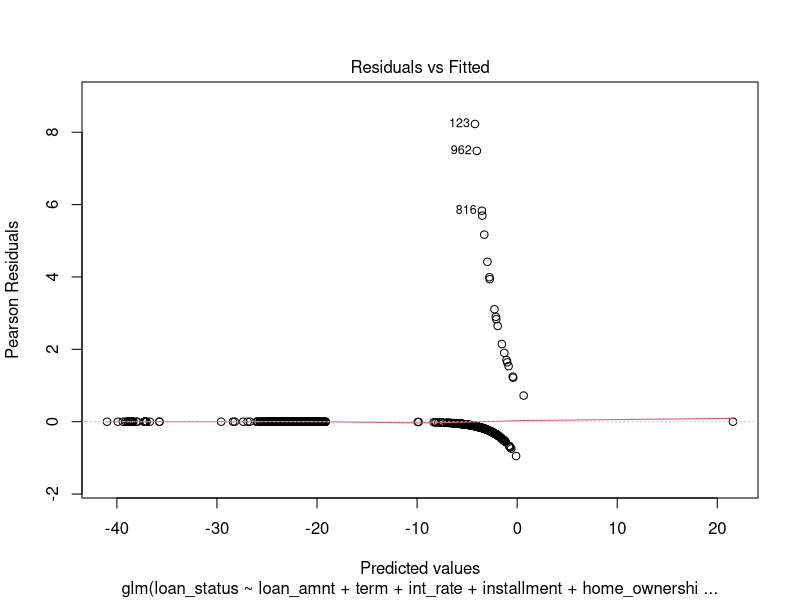
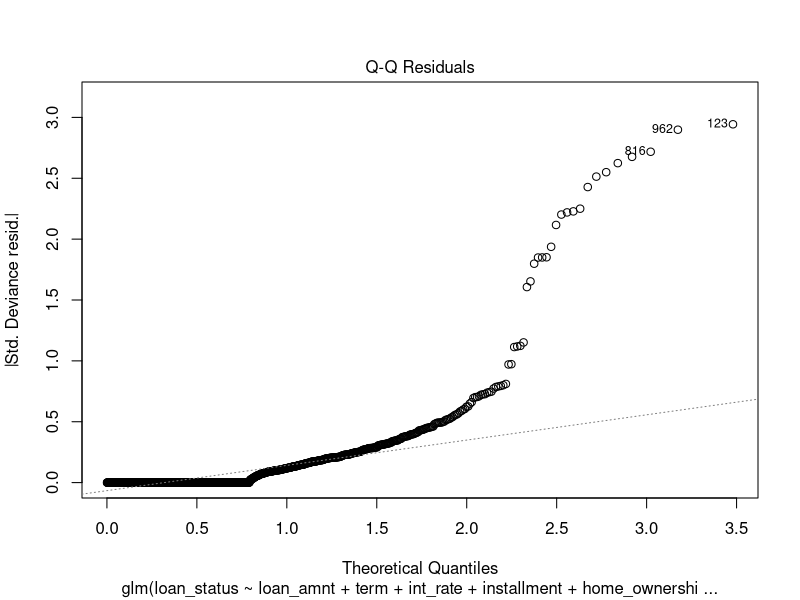
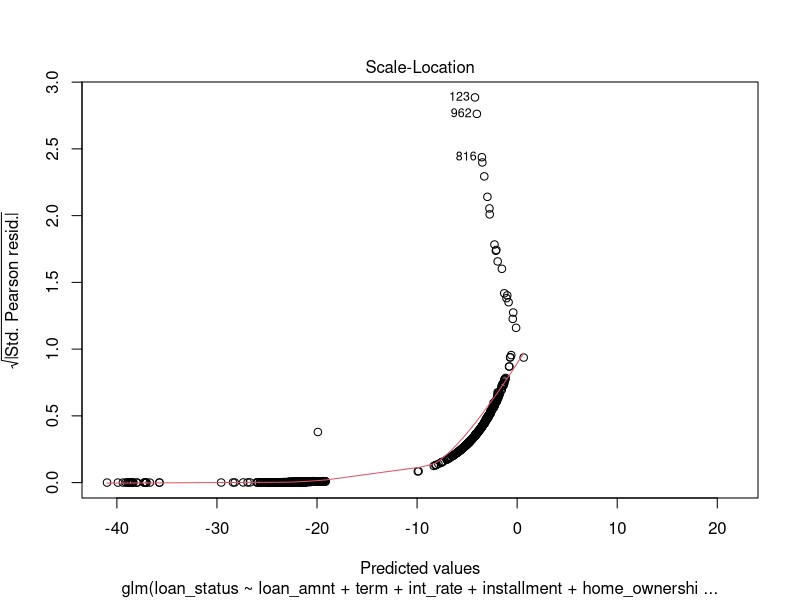
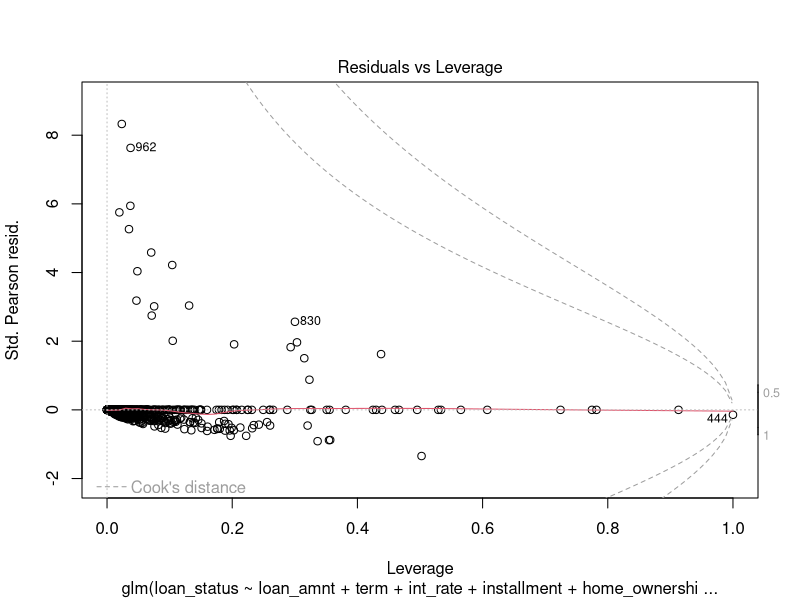

These charts were generated, in order, by the following R code:


#load the data 
setwd("~/1.WebSite/8.DataSci/LendingClub/2014-Now")
loans <- read.csv("small.csv", header=TRUE, stringsAsFactors=TRUE, skip=1)

#make the factors
loans$term <- as.factor(loans$term)
loans$int_rate <- as.factor(loans$int_rate)
loans$grade <- as.factor(loans$grade)
loans$sub_grade <- as.factor(loans$sub_grade)
loans$home_ownership <- as.factor(loans$home_ownership)
loans$loan_status <- as.factor(loans$loan_status)
loans$purpose <- as.factor(loans$purpose)
is.factor(loans$is_inc_v) #stringsAsFactor worked

#PART1 try to perdic who pays

# take a look at what we are trying to perdict
summary(loans$loan_status)

# build logistic regression model using the glm
fit <- glm(loan_status ~  loan_amnt + term + int_rate + installment + home_ownership + annual_inc + is_inc_v + purpose , data=loans, family=binomial())
summary(fit) # show results
plot(fit)


